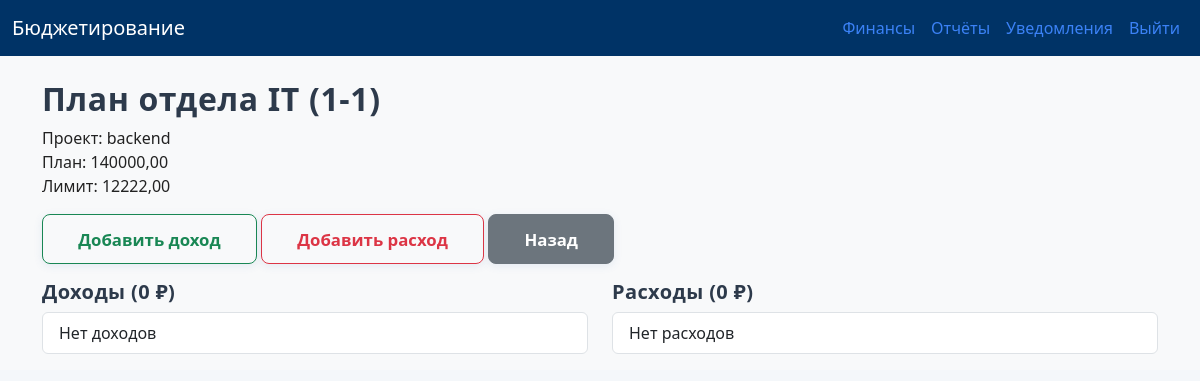
/finance/1/ (signed in), run on an earlier commit of the app's database.
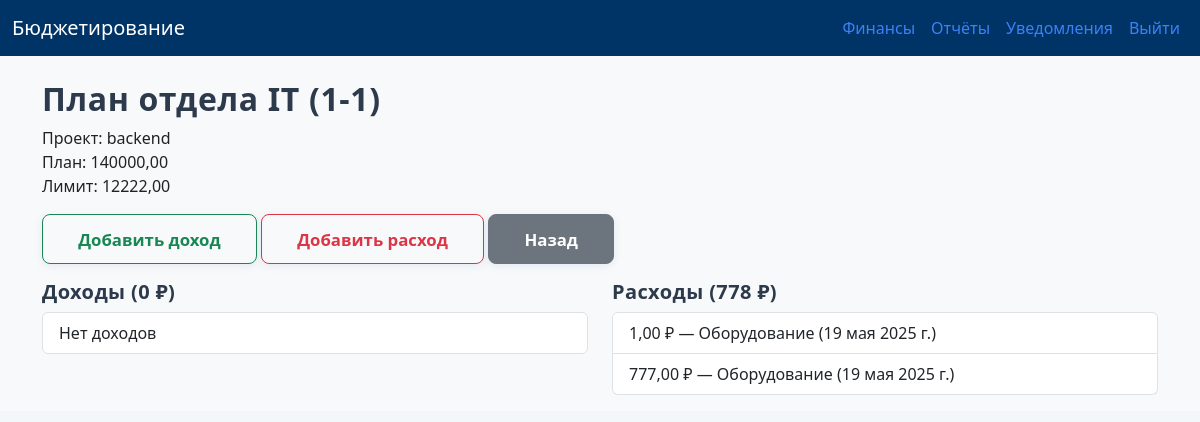
And on a later commit of the database.
### finance/models.py (models this page shows, shortened)
class BudgetPlan(models.Model):
    department = models.CharField(max_length=100, verbose_name='Отдел')
    project = models.CharField(max_length=100, blank=True, null=True, verbose_name='Проект')
    year = models.PositiveIntegerField()
    month = models.PositiveIntegerField()
    amount = models.DecimalField(max_digits=16, decimal_places=2, verbose_name='Плановая сумма')
    created_by = models.ForeignKey(User, on_delete=models.CASCADE)
    created_at = models.DateTimeField(auto_now_add=True)
    limit = models.DecimalField(max_digits=16, decimal_places=2, verbose_name='Лимит', default=0)

class Expense(models.Model):
    plan = models.ForeignKey(BudgetPlan, on_delete=models.CASCADE, related_name='expenses')
    category = models.ForeignKey(Category, on_delete=models.SET_NULL, null=True, limit_choices_to={'is_income': False})
    source = models.ForeignKey(Source, on_delete=models.SET_NULL, null=True, blank=True)
    amount = models.DecimalField(max_digits=16, decimal_places=2)
    date = models.DateField()
    description = models.TextField(blank=True)
    created_by = models.ForeignKey(User, on_delete=models.CASCADE)
    created_at = models.DateTimeField(auto_now_add=True)

class Category(models.Model):
    name = models.CharField(max_length=100, verbose_name='Категория')
    is_income = models.BooleanField(default=False, verbose_name='Доходная категория')
    def __str__(self):
        return self.name

### finance/views.py (the view)
# urls.py: path('finance/<int:pk>/', views.budget_detail, name='budget_detail'),
@login_required
def budget_detail(request, pk):
    budget = get_object_or_404(BudgetPlan, pk=pk)
    incomes = Income.objects.filter(plan=budget)
    expenses = Expense.objects.filter(plan=budget)
    income_sum = incomes.aggregate(Sum('amount'))['amount__sum'] or 0
    expense_sum = expenses.aggregate(Sum('amount'))['amount__sum'] or 0
    return render(request, 'finance/budget_detail.html', {
        'budget': budget,
        'incomes': incomes,
        'expenses': expenses,
        'income_sum': income_sum,
        'expense_sum': expense_sum,
    })

### templates/finance/budget_detail.html
{% extends 'base.html' %}
{% block content %}
<h2>План отдела {{ budget.department }} ({{ budget.year }}-{{ budget.month }})</h2>
<p>Проект: {{ budget.project }}<br>План: {{ budget.amount }}<br>Лимит: {{ budget.limit }}</p>
<div class="mb-3">
  <a href="{% url 'income_create' budget.pk %}" class="btn btn-outline-success btn-sm">Добавить доход</a>
  <a href="{% url 'expense_create' budget.pk %}" class="btn btn-outline-danger btn-sm">Добавить расход</a>
  <a href="{% url 'budget_list' %}" class="btn btn-secondary btn-sm">Назад</a>
</div>
<div class="row">
  <div class="col-md-6">
    <h5>Доходы ({{ income_sum }} ₽)</h5>
    <ul class="list-group mb-3">
      {% for i in incomes %}
        <li class="list-group-item">{{ i.amount }} ₽ — {{ i.category }} ({{ i.date }})</li>
      {% empty %}
        <li class="list-group-item">Нет доходов</li>
      {% endfor %}
    </ul>
  </div>
  <div class="col-md-6">
    <h5>Расходы ({{ expense_sum }} ₽)</h5>
    <ul class="list-group mb-3">
      {% for e in expenses %}
        <li class="list-group-item">{{ e.amount }} ₽ — {{ e.category }} ({{ e.date }})</li>
      {% empty %}
        <li class="list-group-item">Нет расходов</li>
      {% endfor %}
    </ul>
  </div>
</div>
{% endblock %}

### templates/base.html (shortened to what this page needs)
<!DOCTYPE html>
<html lang="ru">
<head>
    <link href="https://cdn.jsdelivr.net/npm/bootstrap@5.3.2/dist/css/bootstrap.min.css" rel="stylesheet">
    <link href="/static/css/styles.css" rel="stylesheet">
</head>
<body class="bg-light">
    <nav class="navbar navbar-expand-lg navbar-dark bg-primary mb-4">
        <div class="container-fluid">
            <a class="navbar-brand" href="/">Бюджетирование</a>
            <div class="collapse navbar-collapse" id="navbarNav">
                <ul class="navbar-nav ms-auto">
                    {% if user.is_authenticated %}
                        <li class="nav-item"><a class="nav-link" href="/finance/">Финансы</a></li>
                        <li class="nav-item"><a class="nav-link" href="/reports/">Отчёты</a></li>
                        <li class="nav-item"><a class="nav-link" href="/notifications/">Уведомления</a></li>
                        <li class="nav-item"><a class="nav-link" href="/logout/">Выйти</a></li>
                    {% else %}
                        <li class="nav-item"><a class="nav-link" href="/login/">Вход</a></li>
                        <li class="nav-item"><a class="nav-link" href="/register/">Регистрация</a></li>
                    {% endif %}
                </ul>
            </div>
        </div>
    </nav>
    <main class="container">
        {% block content %}{% endblock %}
    </main>
</body>
</html>

### static/css/styles.css (style rules this page uses)
.navbar-dark.bg-primary { background-color: #003366 !important; }
body, html { font-family: 'Segoe UI', 'Roboto', 'Arial', sans-serif; background: #f4f7fa; color: #222; }
h2, h1, h3, h4, h5, h6 { font-weight: 700; color: #2d3a4b; letter-spacing: 0.02em; }
button, .btn { border-radius: 8px !important; font-weight: 600; font-size: 1.05rem; padding: 0.7rem 2.2rem; box-shadow: 0 2px 8px rgba(80, 120, 180, 0.12); transition: background 0.2s, box-shadow 0.2s, transform 0.1s; }
::placeholder { color: #b0b8c1; opacity: 1; }
a, .nav-link { color: #3b82f6; transition: color 0.18s; }

What changed in the data, as far as the page shows it:
added Expense: amount "1,00", category "Оборудование", date "19 мая 2025 г."
added Expense: amount "777,00", category "Оборудование", date "19 мая 2025 г."
Also different on the page:
{{ expense_sum }}: "0" → "778"
text no longer shown: "Нет расходов"
